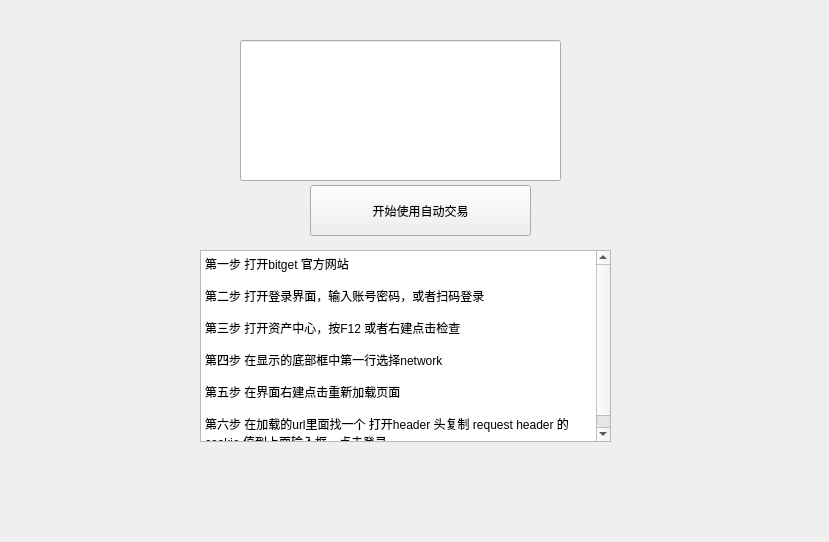
<?xml version="1.0" encoding="UTF-8"?>
<ui version="4.0">
 <class>Widget</class>
 <widget class="QWidget" name="Widget">
  <property name="enabled">
   <bool>true</bool>
  </property>
  <property name="geometry">
   <rect>
    <x>0</x>
    <y>0</y>
    <width>829</width>
    <height>542</height>
   </rect>
  </property>
  <property name="windowTitle">
   <string>币安合约策略量化交易机器人</string>
  </property>
  <widget class="QTextBrowser" name="textBrowser">
   <property name="geometry">
    <rect>
     <x>200</x>
     <y>250</y>
     <width>411</width>
     <height>192</height>
    </rect>
   </property>
   <property name="html">
    <string>&lt;!DOCTYPE HTML PUBLIC &quot;-//W3C//DTD HTML 4.0//EN&quot; &quot;http://www.w3.org/TR/REC-html40/strict.dtd&quot;&gt;
&lt;html&gt;&lt;head&gt;&lt;meta name=&quot;qrichtext&quot; content=&quot;1&quot; /&gt;&lt;style type=&quot;text/css&quot;&gt;
p, li { white-space: pre-wrap; }
&lt;/style&gt;&lt;/head&gt;&lt;body style=&quot; font-family:'SimSun'; font-size:9pt; font-weight:400; font-style:normal;&quot;&gt;
&lt;p style=&quot; margin-top:0px; margin-bottom:0px; margin-left:0px; margin-right:0px; -qt-block-indent:0; text-indent:0px;&quot;&gt;第一步 打开bitget 官方网站&lt;/p&gt;
&lt;p style=&quot;-qt-paragraph-type:empty; margin-top:0px; margin-bottom:0px; margin-left:0px; margin-right:0px; -qt-block-indent:0; text-indent:0px;&quot;&gt;&lt;br /&gt;&lt;/p&gt;
&lt;p style=&quot; margin-top:0px; margin-bottom:0px; margin-left:0px; margin-right:0px; -qt-block-indent:0; text-indent:0px;&quot;&gt;第二步 打开登录界面，输入账号密码，或者扫码登录&lt;/p&gt;
&lt;p style=&quot;-qt-paragraph-type:empty; margin-top:0px; margin-bottom:0px; margin-left:0px; margin-right:0px; -qt-block-indent:0; text-indent:0px;&quot;&gt;&lt;br /&gt;&lt;/p&gt;
&lt;p style=&quot; margin-top:0px; margin-bottom:0px; margin-left:0px; margin-right:0px; -qt-block-indent:0; text-indent:0px;&quot;&gt;第三步 打开资产中心，按F12 或者右建点击检查&lt;/p&gt;
&lt;p style=&quot;-qt-paragraph-type:empty; margin-top:0px; margin-bottom:0px; margin-left:0px; margin-right:0px; -qt-block-indent:0; text-indent:0px;&quot;&gt;&lt;br /&gt;&lt;/p&gt;
&lt;p style=&quot; margin-top:0px; margin-bottom:0px; margin-left:0px; margin-right:0px; -qt-block-indent:0; text-indent:0px;&quot;&gt;第四步 在显示的底部框中第一行选择network&lt;/p&gt;
&lt;p style=&quot;-qt-paragraph-type:empty; margin-top:0px; margin-bottom:0px; margin-left:0px; margin-right:0px; -qt-block-indent:0; text-indent:0px;&quot;&gt;&lt;br /&gt;&lt;/p&gt;
&lt;p style=&quot; margin-top:0px; margin-bottom:0px; margin-left:0px; margin-right:0px; -qt-block-indent:0; text-indent:0px;&quot;&gt;第五步 在界面右建点击重新加载页面&lt;/p&gt;
&lt;p style=&quot;-qt-paragraph-type:empty; margin-top:0px; margin-bottom:0px; margin-left:0px; margin-right:0px; -qt-block-indent:0; text-indent:0px;&quot;&gt;&lt;br /&gt;&lt;/p&gt;
&lt;p style=&quot; margin-top:0px; margin-bottom:0px; margin-left:0px; margin-right:0px; -qt-block-indent:0; text-indent:0px;&quot;&gt;第六步 在加载的url里面找一个 打开header 头复制 request header 的cookie 值到上面输入框，点击登录。&lt;/p&gt;&lt;/body&gt;&lt;/html&gt;</string>
   </property>
  </widget>
  <widget class="QPushButton" name="pushButton">
   <property name="geometry">
    <rect>
     <x>310</x>
     <y>185</y>
     <width>221</width>
     <height>51</height>
    </rect>
   </property>
   <property name="styleSheet">
    <string notr="true">width:200px</string>
   </property>
   <property name="text">
    <string>开始使用自动交易</string>
   </property>
   <property name="checkable">
    <bool>false</bool>
   </property>
   <property name="autoRepeat">
    <bool>false</bool>
   </property>
   <property name="autoExclusive">
    <bool>false</bool>
   </property>
   <property name="autoDefault">
    <bool>false</bool>
   </property>
   <property name="default">
    <bool>false</bool>
   </property>
   <property name="flat">
    <bool>false</bool>
   </property>
  </widget>
  <widget class="QLineEdit" name="cookie">
   <property name="geometry">
    <rect>
     <x>240</x>
     <y>40</y>
     <width>321</width>
     <height>141</height>
    </rect>
   </property>
  </widget>
 </widget>
 <resources/>
 <connections/>
</ui>
